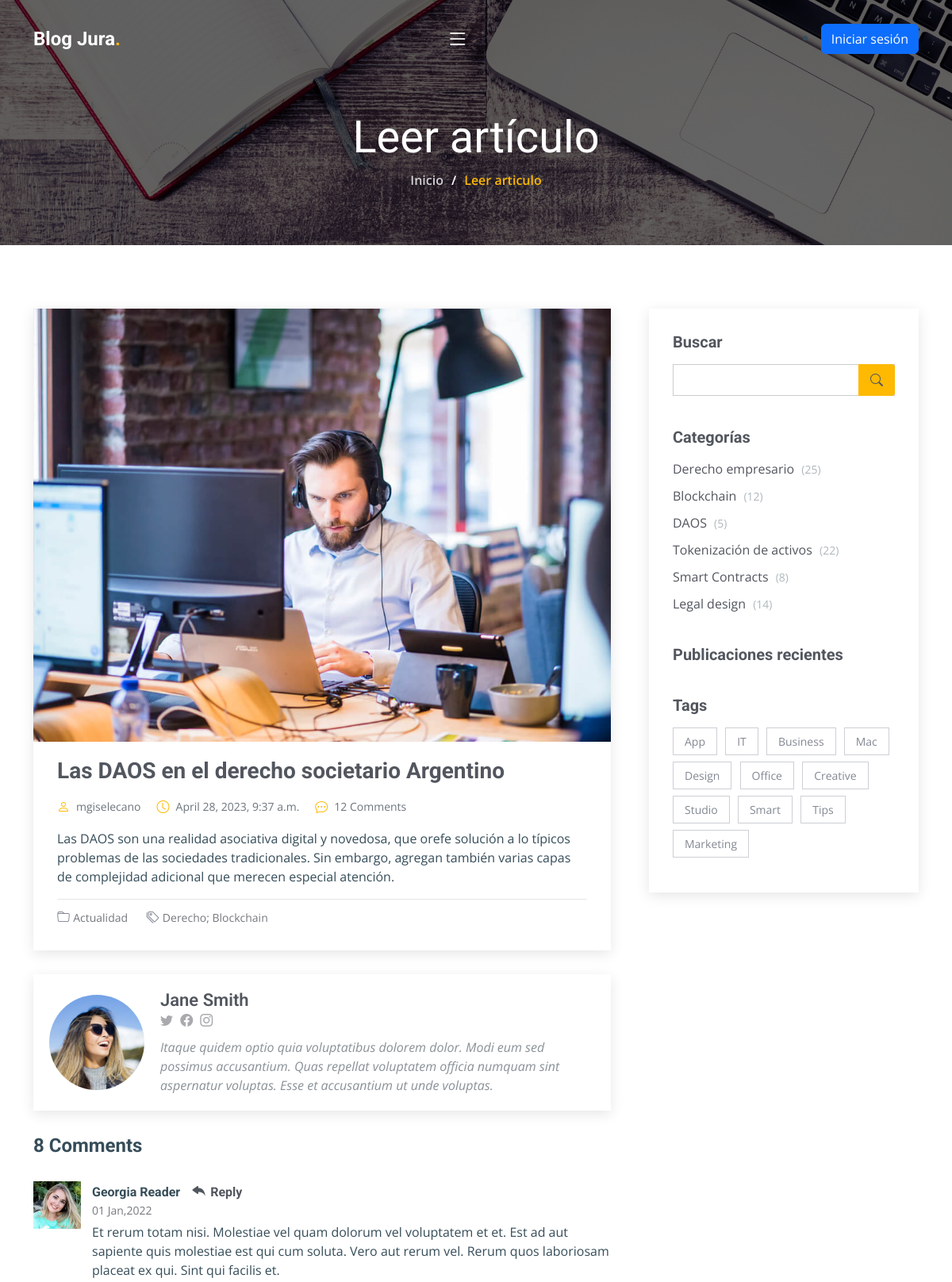
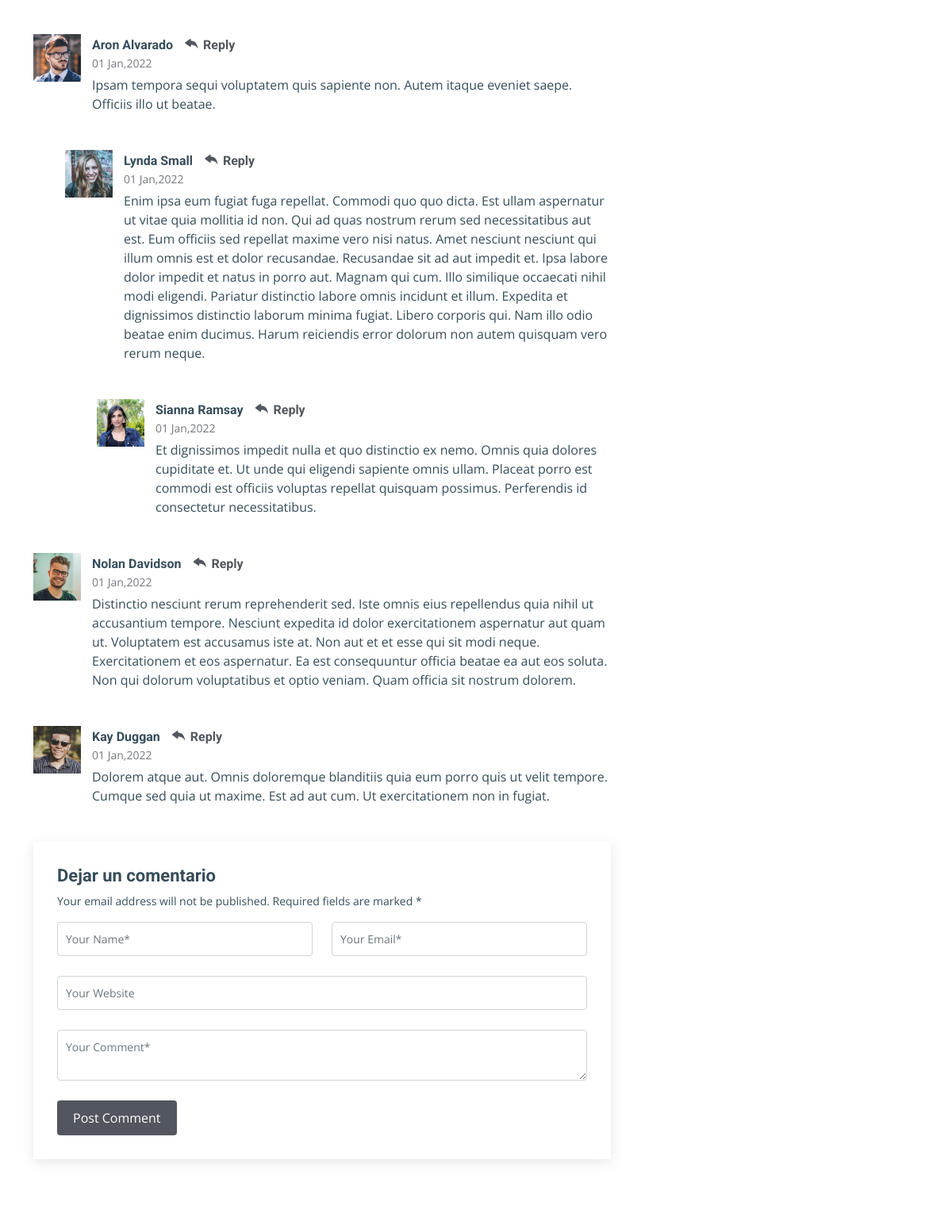
Screenshot of /blog/blog/post/1/ (upper part) with the database file from the repository (2 pictures, top to bottom).
### users_app/models.py (models this page shows, shortened)
class Post(models.Model):
    title = models.CharField(max_length=100, verbose_name="Título")
    content = models.TextField(verbose_name="Contenido")
    pub_date = models.DateTimeField(default=datetime.now, blank=True, verbose_name="Fecha de Publicación")
    author = models.ForeignKey(Author, on_delete=models.CASCADE, verbose_name="Autor")
    tags = models.CharField(default=None, max_length=200, blank=True, verbose_name="Etiquetas")
    category = models.CharField(default="Actualidad", max_length=50, blank=True, verbose_name="Categoría")
    class Meta:
        verbose_name= "Articulo"

class Author(models.Model):
    num_followers = models.IntegerField(default=0,)
    expertise = models.CharField(max_length=100, blank=True, null=True, verbose_name="Especialización")
    academic_titles = models.CharField(max_length=100, blank=True, null=True, verbose_name="Profesión")
    pseudonym = models.CharField(max_length=100, null=True, verbose_name="Alias")
    def __str__(self):
        return self.pseudonym
    class Meta:   #nos permite modificar el comportamiento de la clase en el admin
      verbose_name= "Autor"
      verbose_name_plural = "Autores"
      ordering = ("pseudonym",)  #recibe una tupla
      unique_together = ["pseudonym",]   #puede recibir lista o tupla

### users_app/views.py (the view)
# urls.py: path('blog/post/<int:pk>/', Post_detail.as_view(), name='Leer mas'),
class Post_detail(DetailView):
    model = Post
    template_name = "post_detail.html"
    context_object_name = "post_detail_view"

### users_app/templates/post_detail.html (shortened to what this page needs)
{% extends 'main.html' %}
{% load static %}
{% block contenidoquecambia %}
    <div class="breadcrumbs d-flex align-items-center" style="background-image: url({% static 'assets/img/book2.jpg' %});">
      <div class="container position-relative d-flex flex-column align-items-center" data-aos="fade">
        <h2>Leer artículo</h2>
        <ol>
          <li><a href="{% url 'Inicio' %}">Inicio</a></li>
          <li>Leer articulo</li>
        </ol>
      </div>
    </div>
<section id="blog" class="blog">
  <div class="container" data-aos="fade-up" data-aos-delay="100">
    <div class="row g-5">
      <div class="col-lg-8">
        <article class="blog-details">
          <div class="post-img">
            <img src="{% static 'assets/img/blog/blog-1.jpg' %}" alt="" class="img-fluid">
          </div>
          <h2 class="title">{{post_detail_view.title}}</h2>
          <div class="meta-top">
            <ul>
              <li class="d-flex align-items-center"><i class="bi bi-person"></i> <a href="blog-details.html">{{post_detail_view.author}}</a></li>
              <li class="d-flex align-items-center"><i class="bi bi-clock"></i> <a href="blog-details.html"><time
                    datetime="2020-01-01">{{post_detail_view.pub_date}}</time></a></li>
              <li class="d-flex align-items-center"><i class="bi bi-chat-dots"></i> <a href="blog-details.html">12
                  Comments</a></li>
            </ul>
          </div>
          <div class="content">
            <p>
              {{ post_detail_view.content }}
            </p>
          </div>
          <div class="meta-bottom">
            <i class="bi bi-folder"></i>
            <ul class="cats">
              <li><a href="#">{{ post_detail_view.category }}</a></li>
            </ul>
            <i class="bi bi-tags"></i>
            <ul class="tags">
              <li><a href="Lista_post">{{ post_detail_view.tags }}</a></li>
          </div>
        </article>
        <div class="post-author d-flex align-items-center">
          <img src="assets/img/blog/blog-author.jpg" class="rounded-circle flex-shrink-0" alt="">
          <div>
            <h4>Jane Smith</h4>
            <div class="social-links">
              <a href="https://twitters.com/#"><i class="bi bi-twitter"></i></a>
              <a href="https://facebook.com/#"><i class="bi bi-facebook"></i></a>
              <a href="https://instagram.com/#"><i class="biu bi-instagram"></i></a>
            </div>
            <p>
              Itaque quidem optio quia voluptatibus dolorem dolor. Modi eum sed possimus accusantium. Quas repellat
              voluptatem officia numquam sint aspernatur voluptas. Esse et accusantium ut unde voluptas.
            </p>
          </div>
        </div>
        <div class="comments">
          <h4 class="comments-count">8 Comments</h4>
          <div id="comment-1" class="comment">
            <div class="d-flex">
              <div class="comment-img"><img src="assets/img/blog/comments-1.jpg" alt=""></div>
              <div>
                <h5><a href="">Georgia Reader</a> <a href="#" class="reply"><i class="bi bi-reply-fill"></i>
                    Reply</a></h5>
                <time datetime="2020-01-01">01 Jan,2022</time>
                <p>
                  Et rerum totam nisi. Molestiae vel quam dolorum vel voluptatem et et. Est ad aut sapiente quis
                  molestiae est qui cum soluta.
                  Vero aut rerum vel. Rerum quos laboriosam placeat ex qui. Sint qui facilis et.
                </p>
              </div>
            </div>
          </div>
          <div id="comment-2" class="comment">
            <div class="d-flex">
              <div class="comment-img"><img src="assets/img/blog/comments-2.jpg" alt=""></div>
              <div>
                <h5><a href="">Aron Alvarado</a> <a href="#" class="reply"><i class="bi bi-reply-fill"></i>
                    Reply</a></h5>
                <time datetime="2020-01-01">01 Jan,2022</time>
                <p>
                  Ipsam tempora sequi voluptatem quis sapiente non. Autem itaque eveniet saepe. Officiis illo ut
                  beatae.
                </p>
              </div>
            </div>
            <div id="comment-reply-1" class="comment comment-reply">
              <div class="d-flex">
                <div class="comment-img"><img src="assets/img/blog/comments-3.jpg" alt=""></div>
                <div>
                  <h5><a href="">Lynda Small</a> <a href="#" class="reply"><i class="bi bi-reply-fill"></i>
                      Reply</a></h5>
                  <time datetime="2020-01-01">01 Jan,2022</time>
                  <p>
                    Enim ipsa eum fugiat fuga repellat. Commodi quo quo dicta. Est ullam aspernatur ut vitae quia
                    mollitia id non. Qui ad quas nostrum rerum sed necessitatibus aut est. Eum officiis sed repellat
                    maxime vero nisi natus. Amet nesciunt nesciunt qui illum omnis est et dolor recusandae.
                    Recusandae sit ad aut impedit et. Ipsa labore dolor impedit et natus in porro aut. Magnam qui
                    cum. Illo similique occaecati nihil modi eligendi. Pariatur distinctio labore omnis incidunt et
                    illum. Expedita et dignissimos distinctio laborum minima fugiat.
                    Libero corporis qui. Nam illo odio beatae enim ducimus. Harum reiciendis error dolorum non autem
                    quisquam vero rerum neque.
                  </p>
                </div>
              </div>
              <div id="comment-reply-2" class="comment comment-reply">
                <div class="d-flex">
                  <div class="comment-img"><img src="assets/img/blog/comments-4.jpg" alt=""></div>
                  <div>
                    <h5><a href="">Sianna Ramsay</a> <a href="#" class="reply"><i class="bi bi-reply-fill"></i>
                        Reply</a></h5>
                    <time datetime="2020-01-01">01 Jan,2022</time>
                    <p>
                      Et dignissimos impedit nulla et quo distinctio ex nemo. Omnis quia dolores cupiditate et. Ut
                      unde qui eligendi sapiente omnis ullam. Placeat porro est commodi est officiis voluptas
                      repellat quisquam possimus. Perferendis id consectetur necessitatibus.
                    </p>
                  </div>
                </div>
              </div>
            </div>
          </div>
          <div id="comment-3" class="comment">
            <div class="d-flex">
              <div class="comment-img"><img src="assets/img/blog/comments-5.jpg" alt=""></div>
              <div>
                <h5><a href="">Nolan Davidson</a> <a href="#" class="reply"><i class="bi bi-reply-fill"></i>
                    Reply</a></h5>
                <time datetime="2020-01-01">01 Jan,2022</time>
                <p>
                  Distinctio nesciunt rerum reprehenderit sed. Iste omnis eius repellendus quia nihil ut accusantium
                  tempore. Nesciunt expedita id dolor exercitationem aspernatur aut quam ut. Voluptatem est
                  accusamus iste at.
                  Non aut et et esse qui sit modi neque. Exercitationem et eos aspernatur. Ea est consequuntur
                  officia beatae ea aut eos soluta. Non qui dolorum voluptatibus et optio veniam. Quam officia sit
                  nostrum dolorem.
                </p>
              </div>
            </div>
          </div>
          <div id="comment-4" class="comment">
            <div class="d-flex">
              <div class="comment-img"><img src="assets/img/blog/comments-6.jpg" alt=""></div>
              <div>
                <h5><a href="">Kay Duggan</a> <a href="#" class="reply"><i class="bi bi-reply-fill"></i> Reply</a>
                </h5>
                <time datetime="2020-01-01">01 Jan,2022</time>
                <p>
                  Dolorem atque aut. Omnis doloremque blanditiis quia eum porro quis ut velit tempore. Cumque sed
                  quia ut maxime. Est ad aut cum. Ut exercitationem non in fugiat.
                </p>
              </div>
            </div>
          </div>
          <div class="reply-form">
            <h4>Dejar un comentario</h4>
            <p>Your email address will not be published. Required fields are marked * </p>
            <form action="">
              <div class="row">
                <div class="col-md-6 form-group">
                  <input name="name" type="text" class="form-control" placeholder="Your Name*">
                </div>
                <div class="col-md-6 form-group">
                  <input name="email" type="text" class="form-control" placeholder="Your Email*">
                </div>
              </div>
              <div class="row">
                <div class="col form-group">
                  <input name="website" type="text" class="form-control" placeholder="Your Website">
                </div>
              </div>
              <div class="row">
                <div class="col form-group">
                  <textarea name="comment" class="form-control" placeholder="Your Comment*"></textarea>
                </div>
              </div>
              <button type="submit" class="btn btn-primary">Post Comment</button>
            </form>
          </div>
        </div>
      </div>
      <div class="col-lg-4">
        <div class="sidebar">
          <div class="sidebar-item search-form">
            <h3 class="sidebar-title">Buscar</h3>
            <form action="" class="mt-3">
              <input type="text">
              <button type="submit"><i class="bi bi-search"></i></button>
            </form>
          </div>
          <div class="sidebar-item categories">
            <h3 class="sidebar-title">Categorías</h3>
            <ul class="mt-3">
              <li><a href="#">Derecho empresario <span>(25)</span></a></li>
              <li><a href="#">Blockchain <span>(12)</span></a></li>
              <li><a href="#">DAOS <span>(5)</span></a></li>
              <li><a href="#">Tokenización de activos <span>(22)</span></a></li>
              <li><a href="#">Smart Contracts <span>(8)</span></a></li>
              <li><a href="#">Legal design <span>(14)</span></a></li>
            </ul>
          </div>
          <div class="sidebar-item recent-posts">
            <h3 class="sidebar-title">Publicaciones recientes</h3>
          </div>
          <div class="sidebar-item tags">
            <h3 class="sidebar-title">Tags</h3>
            <ul class="mt-3">
              <li><a href="#">App</a></li>
              <li><a href="#">IT</a></li>
              <li><a href="#">Business</a></li>
              <li><a href="#">Mac</a></li>
              <li><a href="#">Design</a></li>
              <li><a href="#">Office</a></li>
              <li><a href="#">Creative</a></li>
              <li><a href="#">Studio</a></li>
              <li><a href="#">Smart</a></li>
              <li><a href="#">Tips</a></li>
              <li><a href="#">Marketing</a></li>
            </ul>
          </div>
        </div>
      </div>
    </div>
  </div>
</section>
{% endblock contenidoquecambia %}

### rows the page displays
Post: title "Las DAOS en el derecho societario Argentino", author "mgiselecano", pub_date "April 28, 2023, 9:37 a.m.", content "Las DAOS son una realidad asociativa digital y novedosa, que orefe solución a lo típicos problemas de las sociedades tradicionales. Sin embargo, agregan también varias capas de complejidad adicional que merecen especial atención.", category "Actualidad", tags "Derecho; Blockchain"
